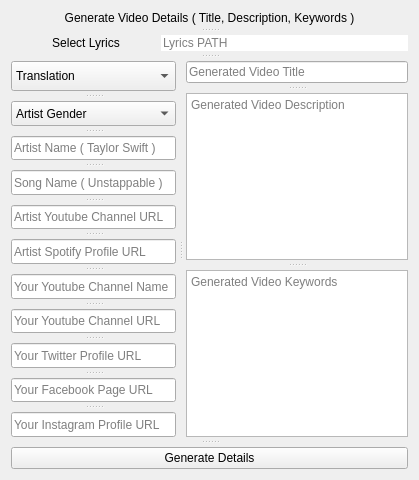
         <widget class="QWidget" name="section6" native="true">
          <layout class="QGridLayout" name="gridLayout_6">
           <item row="0" column="0">
            <widget class="QSplitter" name="splitter_22">
             <property name="orientation">
              <enum>Qt::Vertical</enum>
             </property>
             <property name="handleWidth">
              <number>10</number>
             </property>
             <widget class="QLabel" name="Title6">
              <property name="text">
               <string>Generate Video Details ( Title, Description, Keywords )</string>
              </property>
              <property name="alignment">
               <set>Qt::AlignCenter</set>
              </property>
             </widget>
             <widget class="QSplitter" name="splitter_18">
              <property name="orientation">
               <enum>Qt::Horizontal</enum>
              </property>
              <property name="handleWidth">
               <number>0</number>
              </property>
              <widget class="QPushButton" name="pushButton_7">
               <property name="maximumSize">
                <size>
                 <width>150</width>
                 <height>30</height>
                </size>
               </property>
               <property name="styleSheet">
                <string notr="true">border-top-right-radius: 0px;
border-bottom-right-radius: 0px;</string>
               </property>
               <property name="text">
                <string>Select Lyrics</string>
               </property>
              </widget>
              <widget class="QLineEdit" name="LyricsPATH2">
               <property name="styleSheet">
                <string notr="true">border-top-left-radius: 0px;
border-bottom-left-radius: 0px;</string>
               </property>
               <property name="placeholderText">
                <string>Lyrics PATH</string>
               </property>
              </widget>
             </widget>
             <widget class="QSplitter" name="splitter_21">
              <property name="orientation">
               <enum>Qt::Horizontal</enum>
              </property>
              <property name="handleWidth">
               <number>10</number>
              </property>
              <widget class="QSplitter" name="splitter_19">
               <property name="orientation">
                <enum>Qt::Vertical</enum>
               </property>
               <property name="handleWidth">
                <number>10</number>
               </property>
               <widget class="QComboBox" name="TranslationToInput2">
                <property name="minimumSize">
                 <size>
                  <width>165</width>
                  <height>30</height>
                 </size>
                </property>
                <item>
                 <property name="text">
                  <string>Translation</string>
                 </property>
                </item>
                <item>
                 <property name="text">
                  <string>Translate to Arabic</string>
                 </property>
                </item>
                <item>
                 <property name="text">
                  <string>Translate to English</string>
                 </property>
                </item>
                <item>
                 <property name="text">
                  <string>Translate to Spanish</string>
                 </property>
                </item>
               </widget>
               <widget class="QComboBox" name="ArtistGender">
                <item>
                 <property name="text">
                  <string>Artist Gender</string>
                 </property>
                </item>
                <item>
                 <property name="text">
                  <string>male</string>
                 </property>
                </item>
                <item>
                 <property name="text">
                  <string>female</string>
                 </property>
                </item>
                <item>
                 <property name="text">
                  <string>group</string>
                 </property>
                </item>
               </widget>
               <widget class="QLineEdit" name="lineEdit">
                <property name="placeholderText">
                 <string>Artist Name ( Taylor Swift )</string>
                </property>
               </widget>
               <widget class="QLineEdit" name="lineEdit_2">
                <property name="placeholderText">
                 <string>Song Name ( Unstappable )</string>
                </property>
               </widget>
               <widget class="QLineEdit" name="lineEdit_3">
                <property name="placeholderText">
                 <string>Artist Youtube Channel URL</string>
                </property>
               </widget>
               <widget class="QLineEdit" name="lineEdit_4">
                <property name="placeholderText">
                 <string>Artist Spotify Profile URL</string>
                </property>
               </widget>
               <widget class="QLineEdit" name="lineEdit_6">
                <property name="placeholderText">
                 <string>Your Youtube Channel Name</string>
                </property>
               </widget>
               <widget class="QLineEdit" name="lineEdit_8">
                <property name="placeholderText">
                 <string>Your Youtube Channel URL</string>
                </property>
               </widget>
               <widget class="QLineEdit" name="lineEdit_7">
                <property name="placeholderText">
                 <string>Your Twitter Profile URL</string>
                </property>
               </widget>
               <widget class="QLineEdit" name="lineEdit_5">
                <property name="placeholderText">
                 <string>Your Facebook Page URL</string>
                </property>
               </widget>
               <widget class="QLineEdit" name="lineEdit_9">
                <property name="placeholderText">
                 <string>Your Instagram Profile URL</string>
                </property>
               </widget>
              </widget>
              <widget class="QSplitter" name="splitter_20">
               <property name="orientation">
                <enum>Qt::Vertical</enum>
               </property>
               <property name="handleWidth">
                <number>10</number>
               </property>
               <widget class="QLineEdit" name="lineEdit_10">
                <property name="placeholderText">
                 <string>Generated Video Title</string>
                </property>
               </widget>
               <widget class="QPlainTextEdit" name="plainTextEdit_2">
                <property name="placeholderText">
                 <string>Generated Video Description</string>
                </property>
               </widget>
               <widget class="QPlainTextEdit" name="plainTextEdit_3">
                <property name="placeholderText">
                 <string>Generated Video Keywords</string>
                </property>
               </widget>
              </widget>
             </widget>
             <widget class="QPushButton" name="pushButton_8">
              <property name="text">
               <string>Generate Details</string>
              </property>
             </widget>
            </widget>
           </item>
          </layout>
         </widget>
